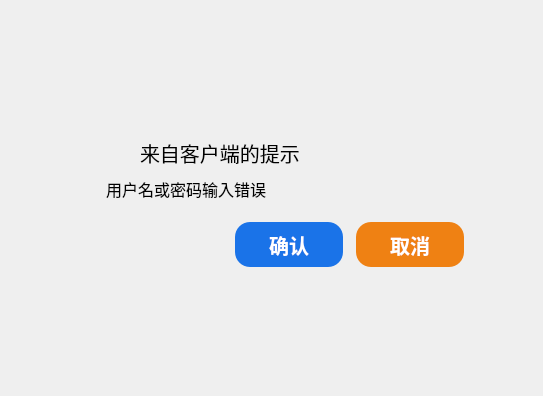
<?xml version="1.0" encoding="UTF-8"?>
<ui version="4.0">
 <class>Form</class>
 <widget class="QWidget" name="Form">
  <property name="geometry">
   <rect>
    <x>0</x>
    <y>0</y>
    <width>543</width>
    <height>396</height>
   </rect>
  </property>
  <property name="windowTitle">
   <string>Form</string>
  </property>
  <widget class="QLabel" name="label_erroricon">
   <property name="geometry">
    <rect>
     <x>103</x>
     <y>136</y>
     <width>31</width>
     <height>31</height>
    </rect>
   </property>
   <property name="styleSheet">
    <string notr="true">border-image:url(:/icon/icons/天猫提示-提示 (1).png)</string>
   </property>
   <property name="text">
    <string/>
   </property>
  </widget>
  <widget class="QPushButton" name="pushButton">
   <property name="geometry">
    <rect>
     <x>356</x>
     <y>222</y>
     <width>108</width>
     <height>45</height>
    </rect>
   </property>
   <property name="styleSheet">
    <string notr="true">background-color:#ef8113;
color:white;
font-size:20px;
font-family:'Microsoft Yahei';
font-weight:bold;
border-radius:15px;</string>
   </property>
   <property name="text">
    <string>取消</string>
   </property>
  </widget>
  <widget class="QLabel" name="errortext">
   <property name="geometry">
    <rect>
     <x>106</x>
     <y>178</y>
     <width>331</width>
     <height>21</height>
    </rect>
   </property>
   <property name="styleSheet">
    <string notr="true">color:black;
font-size:16px;
font-family:'Microsoft Yahei'</string>
   </property>
   <property name="text">
    <string>用户名或密码输入错误</string>
   </property>
  </widget>
  <widget class="QLabel" name="label_backwhite">
   <property name="geometry">
    <rect>
     <x>66</x>
     <y>112</y>
     <width>441</width>
     <height>181</height>
    </rect>
   </property>
   <property name="styleSheet">
    <string notr="true">background-image: url(:/images/images/错误窗口底白.png);</string>
   </property>
   <property name="text">
    <string/>
   </property>
  </widget>
  <widget class="QLabel" name="errortitle">
   <property name="geometry">
    <rect>
     <x>140</x>
     <y>140</y>
     <width>160</width>
     <height>26</height>
    </rect>
   </property>
   <property name="styleSheet">
    <string notr="true">color:black;
font-family:'Microsoft Yahei';
font-size:20px;</string>
   </property>
   <property name="text">
    <string>来自客户端的提示</string>
   </property>
  </widget>
  <widget class="QPushButton" name="pushButton_2">
   <property name="geometry">
    <rect>
     <x>235</x>
     <y>222</y>
     <width>108</width>
     <height>45</height>
    </rect>
   </property>
   <property name="styleSheet">
    <string notr="true">background-color:#1A73E8;
color:white;
font-size:20px;
font-family:'Microsoft Yahei';
font-weight:bold;
border-radius:15px;</string>
   </property>
   <property name="text">
    <string>确认</string>
   </property>
  </widget>
  <zorder>label_backwhite</zorder>
  <zorder>label_erroricon</zorder>
  <zorder>pushButton</zorder>
  <zorder>errortext</zorder>
  <zorder>errortitle</zorder>
  <zorder>pushButton_2</zorder>
 </widget>
 <resources>
  <include location="resource.qrc"/>
 </resources>
 <connections/>
</ui>
